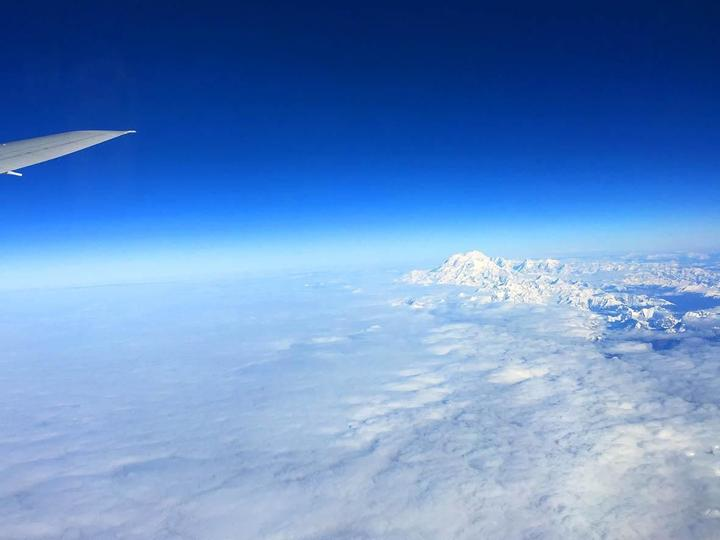
#> input picture asserts/sky.jpg, 720 x 540 px
$ python brightness.py
#> lines starting #> are read from the running program, lines starting #| are printed output that depends on the picture
import cv2
import numpy as np
import sys
from matplotlib import pyplot as plt

def main(image_path):
    # 加载图像
    if image_path is None:
        # image = cv2.imread('./asserts/1.pgm')
        image = cv2.imread('./asserts/sky.jpg')
#> image is the input picture: shape (540, 720, 3); mean B, G, R 198.2, 140.9, 99.8
    else:
        image = cv2.imread(image_path)

    if image is None:
        print("图像加载失败")
        return -1

    # 转换为灰度图像
    gray_image = cv2.cvtColor(image, cv2.COLOR_BGR2GRAY)
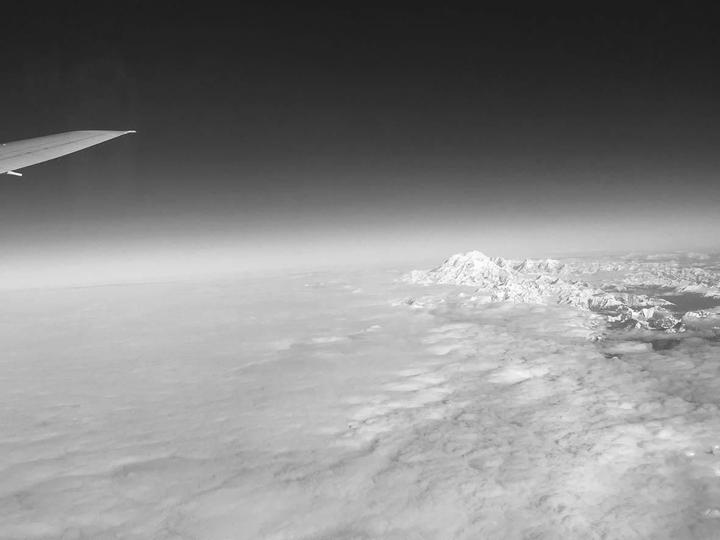
#> gray_image: shape (540, 720); min 27, max 255, mean 135.1

    # 计算直方图
    histSize = 256
    histRange = (0, 256)
    histogram = cv2.calcHist([gray_image], [0], None, [histSize], histRange)
#> histogram = 256 values, max 6797 at index 31, min 0 at index 0, mean 1518.8

    # 计算CDF
    cdf = histogram.cumsum()
#> cdf = 256 values from 0 to 388800
    cdf_normalized = cdf / cdf.max()
#> cdf_normalized = 256 values from 0 to 1

    # 寻找最低亮度20%和最高亮度20%的阈值
    low_thresh = 0.2
    high_thresh = 0.8
    low_val = np.searchsorted(cdf_normalized, low_thresh)  # 获取20%亮度的索引
#> low_val = 50
    high_val = np.searchsorted(cdf_normalized, high_thresh)  # 获取80%亮度的索引
#> high_val = 193

    print(f"最低亮度的20%阈值是: {low_val}")
#| 最低亮度的20%阈值是: 50
    print(f"最高亮度的20%阈值是: {high_val}")
#| 最高亮度的20%阈值是: 193

    # 绘制直方图
    plt.figure(figsize=(10, 4))
    plt.subplot(121)
    plt.imshow(cv2.cvtColor(image, cv2.COLOR_BGR2RGB))
    plt.title('image')
    plt.axis('off')

    plt.subplot(122)
    plt.plot(histogram)
    plt.plot([low_val, low_val], [0, cdf_normalized[low_val]], color='red', linestyle='--')
    plt.plot([high_val, high_val], [0, cdf_normalized[high_val]], color='blue', linestyle='--')
    plt.title('histogram')
    plt.xlabel('Intensity')  # 横坐标标题
    plt.ylabel('Pixel Count')  # 纵坐标标题
    plt.xlim([0, 256])

    plt.show()
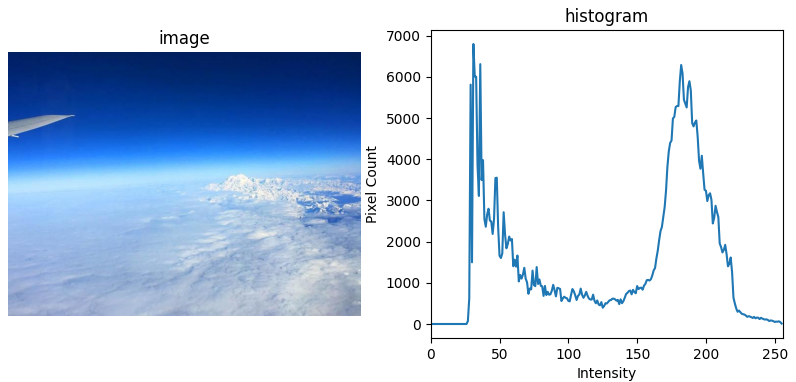
#> figure drawn by matplotlib, 2 panels; panel 2: curve peaks at x = 31, y = 6797

if __name__ == '__main__':
    image_path = sys.argv[1] if len(sys.argv) > 1 else None
    main(image_path)
